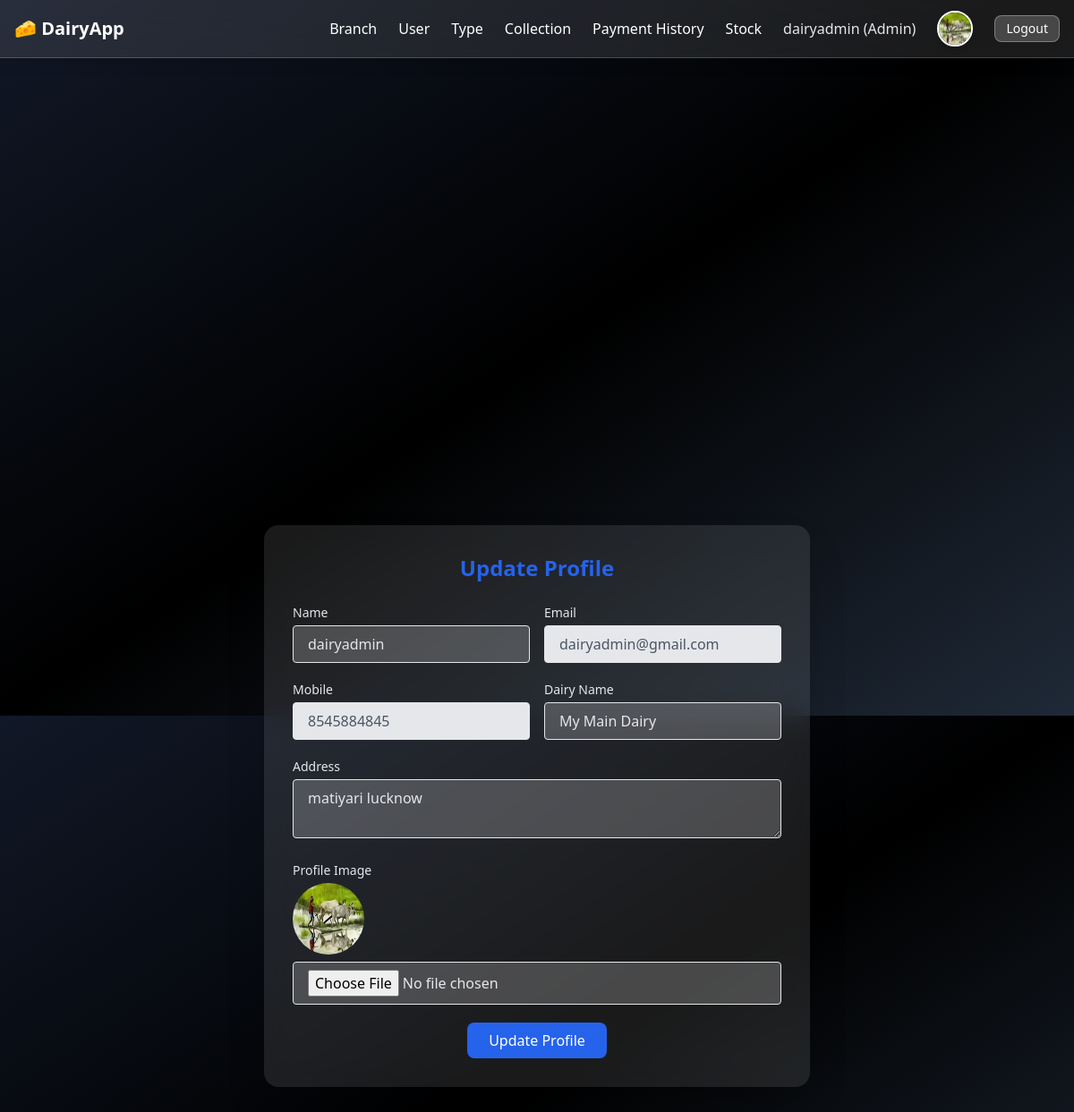
/profile/update/ (signed in), run on the app's committed database.
### mainapp/models.py (models this page shows, shortened)
class User(AbstractUser):
    Role = (
        ('SuperAdmin','SuperAdmin'),
        ('Admin','Admin'),
        ('Customer','Customer'),
        ('Manager','Manager'),
    )
    mobile = models.CharField(max_length=12)
    address = models.CharField(max_length=1000,null =True,blank=True)
    role = models.CharField(max_length=12,choices=Role,default='Admin')
    is_active = models.BooleanField(default=True)
    profile_image = models.ImageField(upload_to='profile_images/', null=True, blank=True)
    created_at = models.DateTimeField(auto_now_add=True)

class Dairy(models.Model):
    TYPE = (
        ('Main','Main'),
        ('Branch','Branch'),
    )
    main_dairy = models.ForeignKey(MainDairy, on_delete=models.CASCADE,related_name='main_dairy',null=True,blank=True)
    user = models.OneToOneField(User, on_delete=models.CASCADE,related_name='dairy')  #Admin or Manager
    role = models.CharField(max_length=12,choices=TYPE,default='Main')
    name = models.CharField(max_length=255)
    is_main = models.BooleanField(default=False)
    created_at = models.DateTimeField(auto_now_add=True)

### mainapp/views.py (the view, shortened to what this page needs)
# urls.py: path('profile/update/', views.update_profile_view, name='update_profile'),
@login_required
def update_profile_view(request):
    user = request.user
    return render(request, 'mainapp/update_profile.html', {'user': user})

### dairy/mainapp/templates/mainapp/update_profile.html (shortened to what this page needs)
{% extends 'base.html' %}
{% block content %}
<div class="flex justify-center items-center min-h-screen">
  <div class="w-full max-w-2xl bg-white/10 backdrop-blur-lg p-8 rounded-2xl shadow-2xl">
    <h2 class="text-2xl font-bold mb-6 text-center text-blue-600">Update Profile</h2>
    <form method="POST" enctype="multipart/form-data" class="space-y-5">
      <div class="grid grid-cols-1 md:grid-cols-2 gap-4">
        <div>
          <label class="block text-sm font-medium mb-1">Name</label>
          <input type="text" name="name" value="{{ user.first_name }}"
            class="w-full px-4 py-2 border rounded bg-white/20 focus:outline-none focus:ring-2 focus:ring-blue-400">
        </div>
        <div>
          <label class="block text-sm font-medium mb-1">Email</label>
          <input type="email" value="{{ user.email }}" readonly
            class="w-full px-4 py-2 border rounded bg-gray-200 text-gray-600 cursor-not-allowed">
        </div>
      </div>
      <div class="grid grid-cols-1 md:grid-cols-2 gap-4">
        <div>
          <label class="block text-sm font-medium mb-1">Mobile</label>
          <input type="text" value="{{ user.mobile }}" readonly
            class="w-full px-4 py-2 border rounded bg-gray-200 text-gray-600 cursor-not-allowed">
        </div>
        {% if request.user.role == 'Admin' %}
        <div>
          <label class="block text-sm font-medium mb-1">Dairy Name</label>
          <input type="text" name="dairy_name" value="{{ user.dairy.name }}"
            class="w-full px-4 py-2 border rounded bg-white/20 focus:outline-none focus:ring-2 focus:ring-blue-400">
        </div>
        {% else %}
        <div>
          <label class="block text-sm font-medium mb-1">Dairy Name</label>
          <input type="text" value="{{ request.user.dairy_profile.dairy.name }}" readonly
            class="w-full px-4 py-2 border rounded bg-gray-200 text-gray-600 cursor-not-allowed">
        </div>
        {% endif %}
      </div>
      <div>
        <label class="block text-sm font-medium mb-1">Address</label>
        <textarea name="address" rows="2"
          class="w-full px-4 py-2 border rounded bg-white/20 focus:outline-none focus:ring-2 focus:ring-blue-400">{{ user.address }}</textarea>
      </div>
      <div>
        <label class="block text-sm font-medium mb-1">Profile Image</label>
        {% if user.profile_image %}
        <img src="{{ user.profile_image.url }}" class="h-20 w-20 rounded-full mb-2">
        {% endif %}
        <input type="file" name="profile_image"
          class="w-full px-4 py-2 border rounded bg-white/20 focus:outline-none focus:ring-2 focus:ring-blue-400">
      </div>
      <div class="flex justify-center">
        <button type="submit"
          class="px-6 py-2 bg-blue-600 text-white font-medium rounded-lg hover:bg-blue-700 transition">Update
          Profile</button>
      </div>
    </form>
  </div>
</div>
{% endblock %}

### templates/base.html (shortened to what this page needs)
<!DOCTYPE html>
<html lang="en">
<head>
    <script src="https://cdn.tailwindcss.com"></script>
</head>
<body class="bg-gradient-to-br from-gray-900 via-black to-gray-800 text-gray-200 flex flex-col min-h-screen">
<nav class="bg-white/10 backdrop-blur-xl border-b border-white/20 shadow-lg">
    <div class="max-w-7xl mx-auto px-4">
        <div class="flex justify-between items-center h-16">
            <a href="{% url 'home' %}" class="text-white text-xl font-semibold flex items-center gap-2">
                🧀 DairyApp
            </a>
            <div class="hidden md:flex items-center gap-6">
                {% if request.user.is_authenticated %}
                    {% if request.user.role in 'AdminManager' %}
                        <a href="{% url 'branch_dairy_list' %}" class="nav-link">Branch</a>
                        <a href="{% url 'user_list' %}" class="nav-link">User</a>
                        <a href="{% url 'milk_type_list' %}" class="nav-link">Type</a>
                        <a href="{% url 'milk_collection_list' %}" class="nav-link">Collection</a>
                        <a href="{% url 'payment_history' %}" class="nav-link">Payment History</a>
                        <a href="{% url 'milk_stock' %}" class="nav-link">Stock</a>
                    {% elif request.user.role in 'Customer' %}
                        <a href="{% url 'milk_collection_list' %}" class="nav-link">Collection</a>
                        <a href="{% url 'payment_history' %}" class="nav-link">Payment History</a>
                    {% elif request.user.role in 'SuperAdmin' %}
                        <a href="{% url 'branch_dairy_list' %}" class="nav-link">Branch</a>
                        <a href="{% url 'subscription_plan_list' %}" class="nav-link">Plan</a>
                    {% endif %}
                    <span class="text-gray-200">{{ request.user.first_name }} ({{ request.user.role }})</span>
                    <a href="{% url 'update_profile' %}" class="inline-block">
                        {% if request.user.profile_image %}
                            <img src="{{ request.user.profile_image.url }}" alt="Profile"
                                class="w-10 h-10 rounded-full border-2 border-white shadow-md hover:opacity-80">
                        {% else %}
                            <div class="w-10 h-10 rounded-full bg-white text-blue-700 flex items-center justify-center font-bold">
                                {{ request.user.username|first|upper }}
                            </div>
                        {% endif %}
                    </a>
                    <a href="{% url 'logout' %}" class="bg-white/20 border border-white/30 text-white px-3 py-1 rounded-lg hover:bg-white/30 text-sm">Logout</a>
                {% else %}
                    <a href="{% url 'subscription_plan_list' %}" class="btn-outline">Plan</a>
                    <a href="{% url 'login' %}" class="btn-outline">Login</a>
                    <a href="{% url 'signup' %}" class="btn-outline">Signup</a>
                {% endif %}
            </div>
        </div>
    </div>
</nav>
<main class="max-w-6xl mx-auto mt-8 px-4 flex-grow">
    {% block content %}{% endblock %}
</main>
</body>
</html>

### templates/base.html (style rules this page uses)
.nav-link { color: white; text-decoration: none; }

### data on the page
User: user.first_name "dairyadmin", user.role "Admin", user.profile_image (picture), name "dairyadmin", email "dairyadmin@gmail.com", mobile "8545884845", dairy_name "My Main Dairy", address "matiyari lucknow", profile_image (picture)
